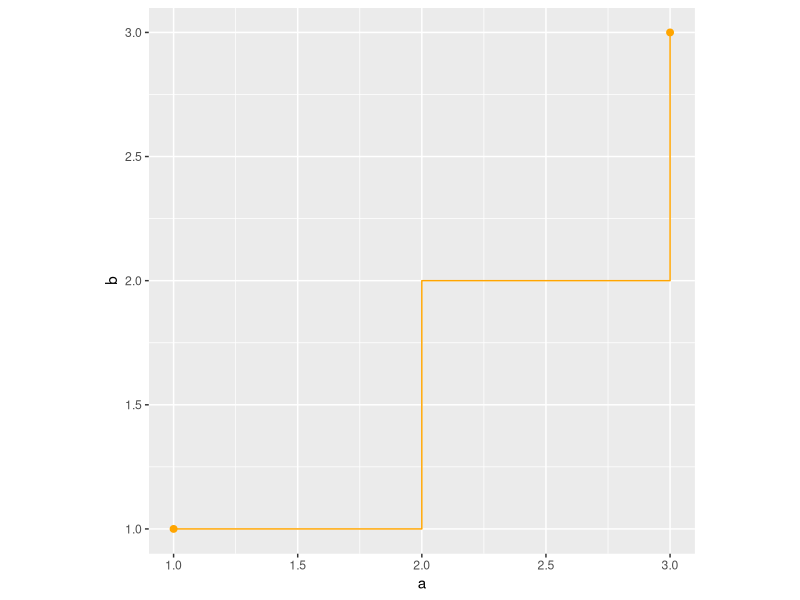
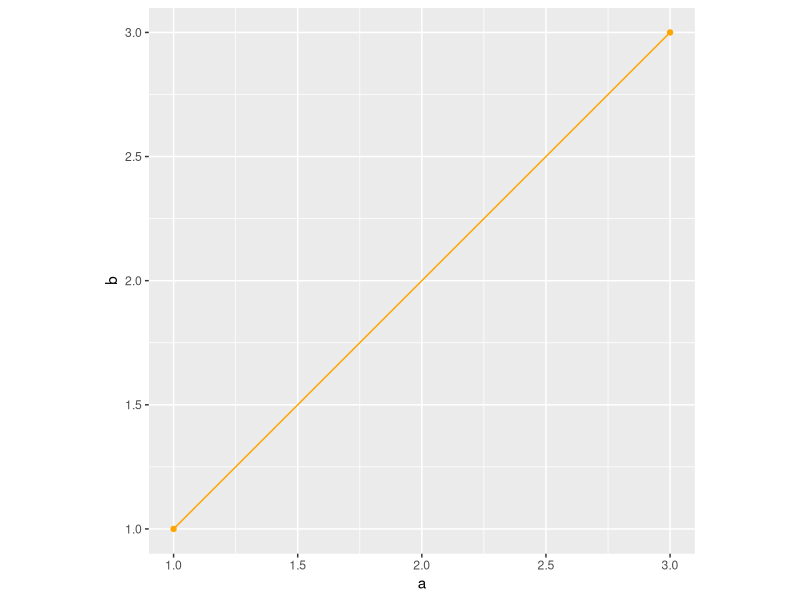
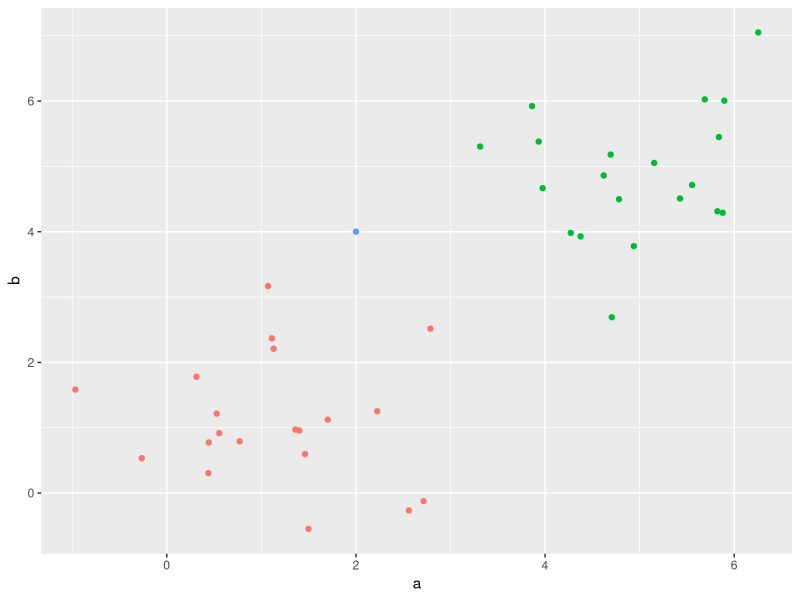
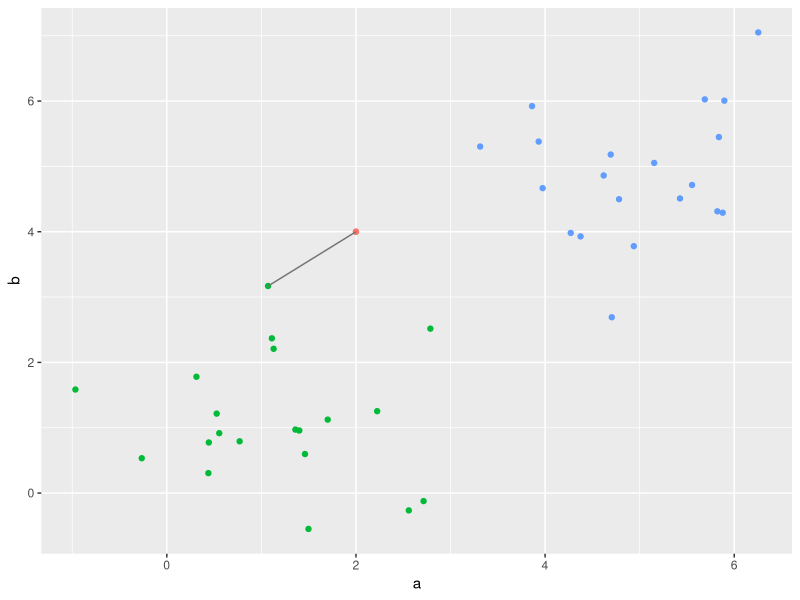
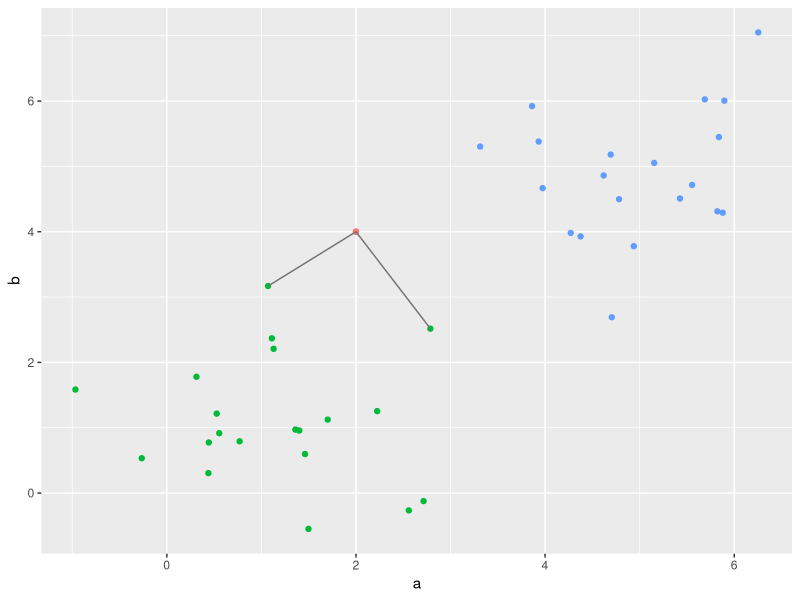
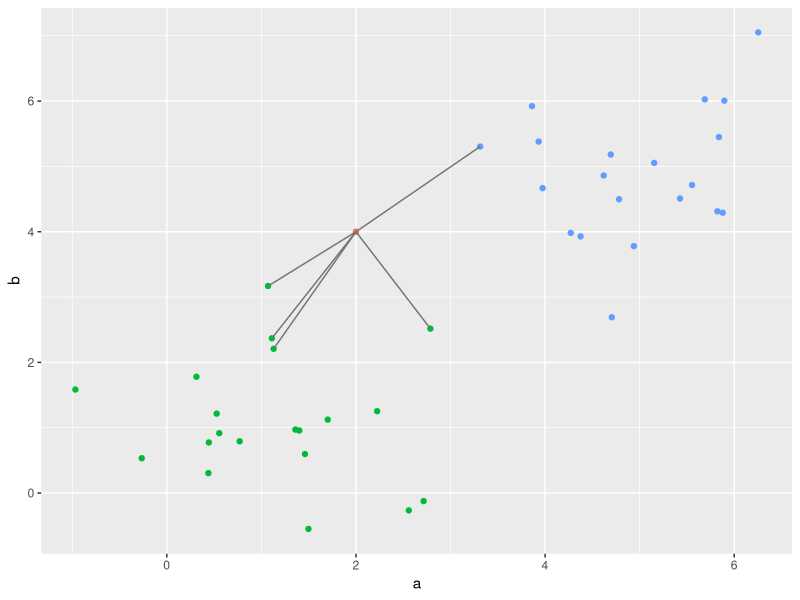
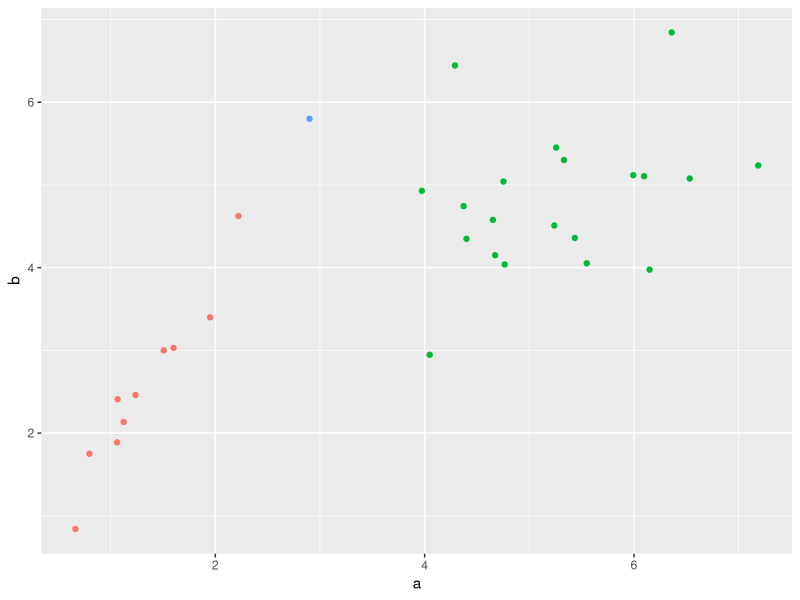

These charts were generated, in order, by the following R code:
## ---- chunk 1
knitr::opts_chunk$set(echo = FALSE, ffmpeg.format = "gif")
library(magrittr)
library(ggplot2)
set.seed(123)
## ---- chunk 2
D <- data.frame(a = c(1,2,2,3,3),
                b = c(1,1,2,2,3))

ggplot(D, aes(x = a, y = b)) +
    geom_line(color = "orange") +
    coord_equal(ratio = 1) +
    geom_point(data = D[c(1, nrow(D)),], size = 2, color = "orange")
## ---- chunk 3
D <- data.frame(a = seq(1,3, by = 0.1),
                b = seq(1,3, by = 0.1))


ggplot(D, aes(x = a, y = b)) +
    geom_line(color = "orange") +
    geom_point(data = D[c(1,nrow(D)),], color = "orange") +
    coord_equal(ratio = 1)
      
## ---- chunk 4
a <- c(rnorm(20,1,1),rnorm(20,5,1))
b <- c(rnorm(20,1,1),rnorm(20,5,1))
c <- c(rep(1,20), rep(2,20))

D <- data.frame(a,b,c)

point <- data.frame(a = 2, b = 4, c = 0)

ggplot(D, aes(x = a, y = b, color = as.factor(c))) +
    geom_point() +
    geom_point(data = point) +
    theme(legend.position = "none")

## ---- chunk 5
D <- rbind(point, D)

dist(D[,1:2]) %>%
    as.matrix() %>%
    .[-1,1] %>%
    .[order(.)] %>%
    names %>%
    as.numeric() -> distInd

ggplot(D, aes(x = a, y = b, color = as.factor(c))) +
    geom_point() +
    geom_point(data = point) +
    geom_line(data = D[c(1,distInd[1]),], aes(x = a, y = b),
              inherit.aes = F, color = "gray45") +
    theme(legend.position = "none")
## ---- chunk 6

ggplot(D, aes(x = a, y = b, color = as.factor(c))) +
    geom_point() +
    geom_point(data = point) +
    geom_line(data = D[c(1,distInd[1]),], aes(x = a, y = b),
              inherit.aes = F, color = "gray45") +
    geom_line(data = D[c(1,distInd[2]),], aes(x = a, y = b),
              inherit.aes = F, color = "gray45") +
    theme(legend.position = "none")
## ---- chunk 7

ggplot(D, aes(x = a, y = b, color = as.factor(c))) + 
    geom_point() +
    geom_point(data = point) +
    geom_line(data = D[c(1,distInd[1]),], aes(x = a, y = b),
              inherit.aes = F, color = "gray45") +
    geom_line(data = D[c(1,distInd[2]),], aes(x = a, y = b),
              inherit.aes = F, color = "gray45") +
    geom_line(data = D[c(1,distInd[3]),], aes(x = a, y = b),
              inherit.aes = F, color = "gray45") +
    geom_line(data = D[c(1,distInd[4]),], aes(x = a, y = b),
              inherit.aes = F, color = "gray45") +
    geom_line(data = D[c(1,distInd[5]),], aes(x = a, y = b),
              inherit.aes = F, color = "gray45") +
    theme(legend.position = "none")
      
## ---- chunk 8
a1 <- runif(10, 0, 3)
a <- c(a1, rnorm(20,5,1))
b <- c(a1*2 + rnorm(10,0,0.3), rnorm(20,5,1))
c <- c(rep(1,10), rep(2,20))

D2 <- data.frame(a, b, c)

point <- data.frame(a = 2.9, b = 5.8, c = 0)

ggplot(D2, aes(x = a, y = b, color = as.factor(c))) +
    geom_point() +
    geom_point(data = point) +
    theme(legend.position = "none")
      
## ---- chunk 9
M <-
    matrix(
        sample(c(0,1), 20, replace = T),
        ncol = 4
    )
rownames(M) <- paste0(rep("u",5),1:5)

colnames(M) <- paste0(rep("m",4),1:4)

M
## ---- chunk 10

M %*% t(M)
t(M) %*% M

